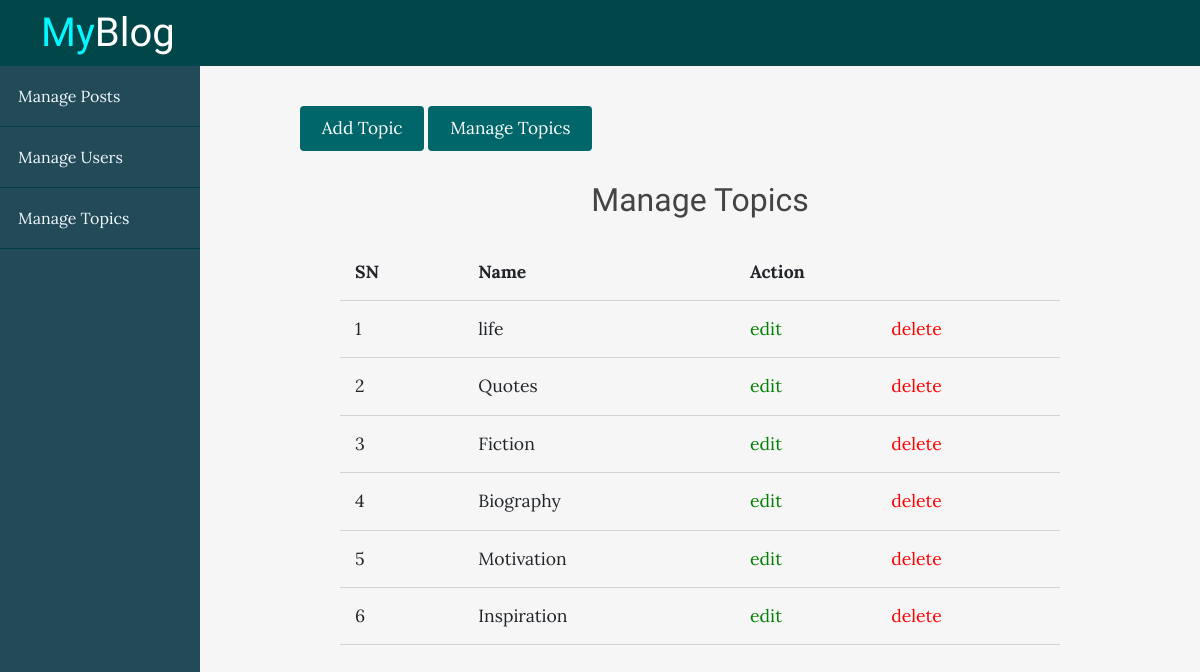
The app's page /blog/admin/topics/index.php with its own data.
### tables this page shows
CREATE TABLE `topics` (
  `id` int(11) NOT NULL,
  `name` varchar(100) NOT NULL,
  `description` text NOT NULL
);

### blog/app/controllers/topics.php (called while the page is built, shortened)
<?php
include(ROOT_PATH . "/app/database/db.php");
$table = 'topics';
$topics = selectAll($table);
?>

### blog/app/database/db.php (called while the page is built, shortened)
<?php
    require('connect.php');
    function selectAll($table, $conditions = []){
        global $conn;
        $sql = "SELECT * FROM $table";
        if(empty($conditions)){
            $stmt = $conn->prepare($sql);
            $stmt->execute();
            $records = $stmt->get_result()->fetch_all(MYSQLI_ASSOC);
            return $records;
        }
    }
?>

### blog/admin/topics/index.php (the view, shortened to what this page needs)
<?php include(ROOT_PATH . "/app/controllers/topics.php"); ?>
<!DOCTYPE html>
<html lang="en">
<head>
    <link rel="stylesheet" href="https://maxcdn.bootstrapcdn.com/bootstrap/4.3.1/css/bootstrap.min.css">
    <link rel="stylesheet" href="https://use.fontawesome.com/releases/v5.6.3/css/all.css">
    <link rel="stylesheet" href="../../assets/css/style.css">
    <link rel="stylesheet" href="../../assets/css/admin.css">
</head>
<body>
    <?php include(ROOT_PATH . "/app/includes/adminHeader.php"); ?>
    <div class="admin-wrapper">
        <?php include(ROOT_PATH . "/app/includes/adminSidebar.php"); ?>
        <div class="admin-content">
            <div class="button-group">
                <a href="create.php" class="btn btn-big">Add Topic</a>
                <a href="index.php" class="btn btn-big">Manage Topics</a>
            </div>
            <div class="content">
                <h2 class="page-title">Manage Topics</h2>
                <table>
                    <thead>
                        <th>SN</th>
                        <th>Name</th>
                        <th colspan="2">Action</th>
                    </thead>
                    <tbody>
                        <?php foreach($topics as $key => $topic): ?>
                        <tr>
                            <td><?php echo $key + 1; ?></td>
                            <td><?php echo $topic['name']; ?></td>
                            <td><a href="edit.php?id=<?php echo $topic['id']; ?>" class="edit">edit</a></td>
                            <td><a href="index.php?del_id=<?php echo $topic['id']; ?>" class="delete">delete</a></td>
                        </tr>
                        <?php endforeach; ?>
                    </tbody>
                </table>
            </div>
        </div>
    </div>
</body>
</html>

### blog/app/includes/adminHeader.php (shortened to what this page needs)
<header>
    <a href="<?php echo BASE_URL . '/index.php'; ?>" class="logo">
        <h1 class="logo-text"><span>My</span>Blog</h1>
    </a>
</header>

### blog/app/includes/adminSidebar.php
<div class="left-sidebar">
    <ul>
        <li><a href="<?php echo BASE_URL . '/admin/posts/index.php'; ?>">Manage Posts</a></li>
        <li><a href="<?php echo BASE_URL . '/admin/users/index.php'; ?>">Manage Users</a></li>
        <li><a href="<?php echo BASE_URL . '/admin/topics/index.php'; ?>">Manage Topics</a></li>
    </ul>
</div>

### blog/assets/css/style.css (style rules this page uses)
* { box-sizing: border-box; }
html, body { height: 100%; padding: 0; margin: 0; background: #f6f6f6; font-family: 'Lora', serif; }
h1, h2, h3, h4, h5, h6 { font-family: 'Candal', serif; color: #444; margin: 5px; }
a { text-decoration: none; color: inherit; }
.btn { padding: 0.5rem 1rem; background: #006669; color: white; border: 1px solid transparent; font-size: 1.08em; font-family: 'Lora', serif; }
.btn-big { padding: 0.7rem 1.3rem; line-height: 1.3rem; }
header { background: #008489; height: 66px; }
header * { color: white; }
header .logo { float: left; height: inherit; margin-left: 2em; }
header .logo-text { margin: 9px; font-family: 'Candal', serif; }
header .logo-text span { color: #05f7ff; }
.content { width: 90%; margin: 30px auto 30px; }

### blog/assets/css/admin.css (style rules this page uses)
header { background: #01474a; }
.admin-wrapper { display: flex; height: calc(100% - 66px); }
.admin-wrapper .left-sidebar { flex: 2; height: 100%; background: #234a57; }
.admin-wrapper .left-sidebar ul { list-style: none; margin: 0; padding: 0; color: aliceblue; }
.admin-wrapper .left-sidebar ul li a { padding: 18px; display: block; border-bottom: 1px solid #004044; }
.admin-wrapper .admin-content { flex: 8; height: 100%; padding: 40px 100px 100px; overflow-y: scroll; }
.admin-content .page-title { text-align: center; margin-bottom: 1.5rem; }
table { width: 100%; border-collapse: collapse; font-size: 1.1rem; }
th, td { padding: 15px; text-align: left; border-bottom: 1px solid #d3d3d3; }
.edit { color: green !important; }
.delete { color: red !important; }

### records on screen
topics: name "life"
topics: name "Quotes"
topics: name "Fiction"
topics: name "Biography"
topics: name "Motivation"
topics: name "Inspiration"
